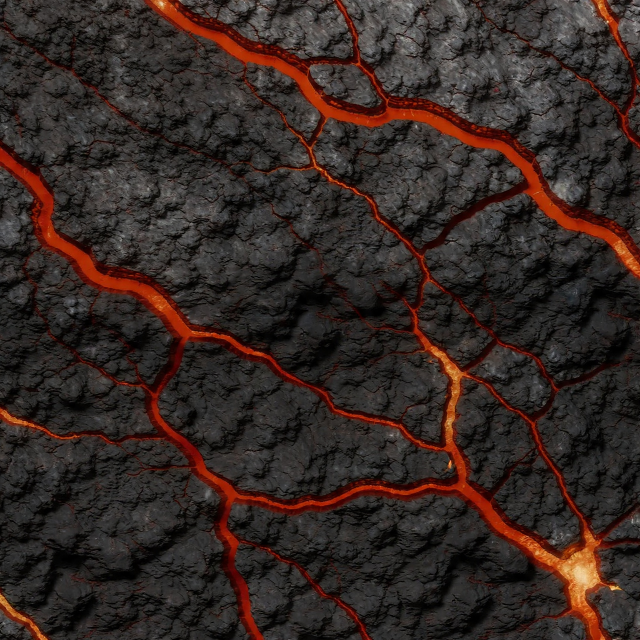
#> input picture Assets/camos/lava_camo_d513f853.jpg, 1280 x 1280 px, given in place of old-lit_close.png, which was not available (shown at 1/2 size)
$ python compose.py ../../../Assets/camos
#> lines starting #> are read from the running program, lines starting #| are printed output that depends on the picture
"""Arrange unmodified engine captures for review, with labels explaining the extra light."""
from pathlib import Path
import sys
from PIL import Image, ImageDraw, ImageFont

ROOT = Path(sys.argv[1]).resolve()
OUT = ROOT / "output/asset-improvement-20261030/riverside-crate"
W, H = 750, 500
sheet = Image.new("RGB", (W * 2, H + 96), (20, 22, 23))
draw = ImageDraw.Draw(sheet)
font = ImageFont.truetype("C:/Windows/Fonts/arialbd.ttf", 27)
small = ImageFont.truetype("C:/Windows/Fonts/arial.ttf", 20)
for k, (variant, title) in enumerate((("old-lit", "ORIGINAL"), ("new-lit", "REWORKED"))):
    shot = Image.open(OUT / (variant + "_close.png")).convert("RGB").resize((W, H), Image.Resampling.LANCZOS)
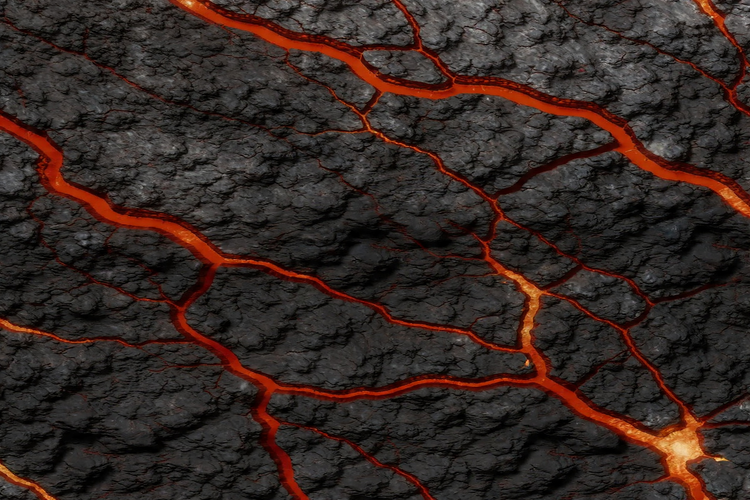
#> shot: PIL image 750x500 RGB; mean R, G, B 52.9, 39.9, 36
    sheet.paste(shot, (k * W, 56))
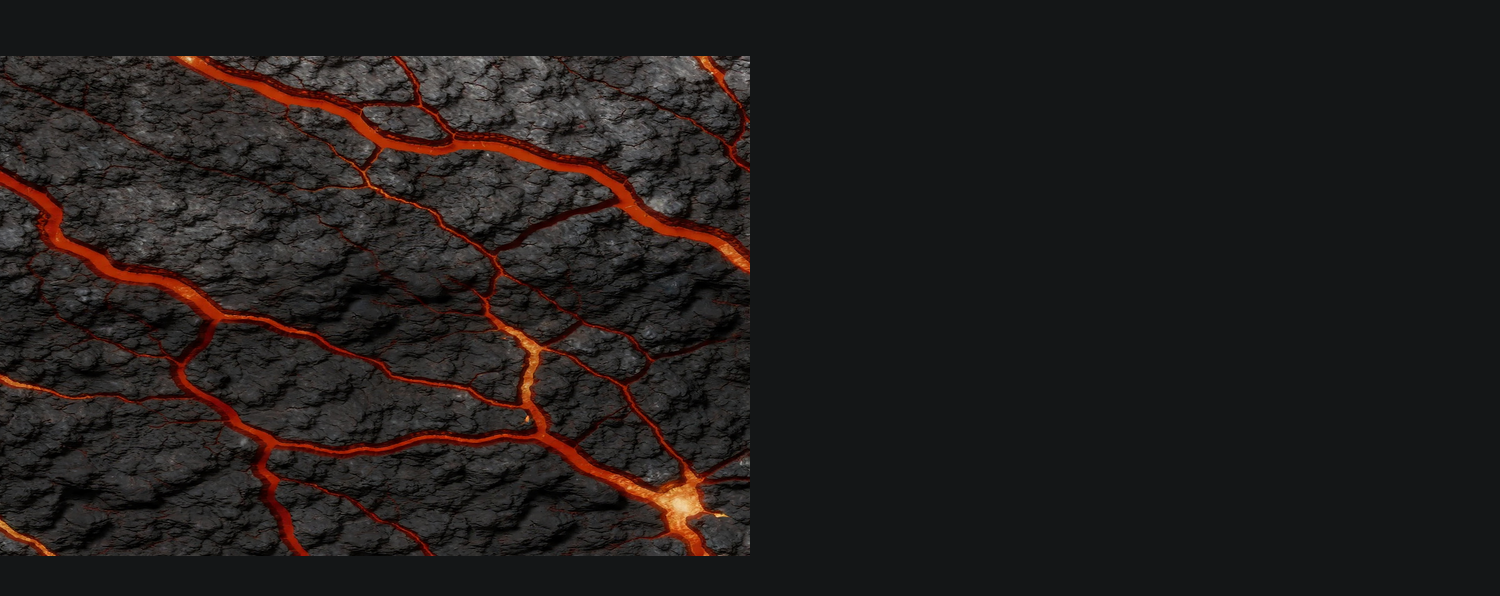
#> sheet: PIL image 1500x596 RGB; mean R, G, B 33.8, 29.5, 28.5
    draw.text((k * W + W // 2, 28), title, font=font, fill=(230, 231, 230), anchor="mm")
#> pass 2 of the loop `for k, (variant, title) in enumerate((("old-lit", "ORIGINAL"), ("new-l..`:
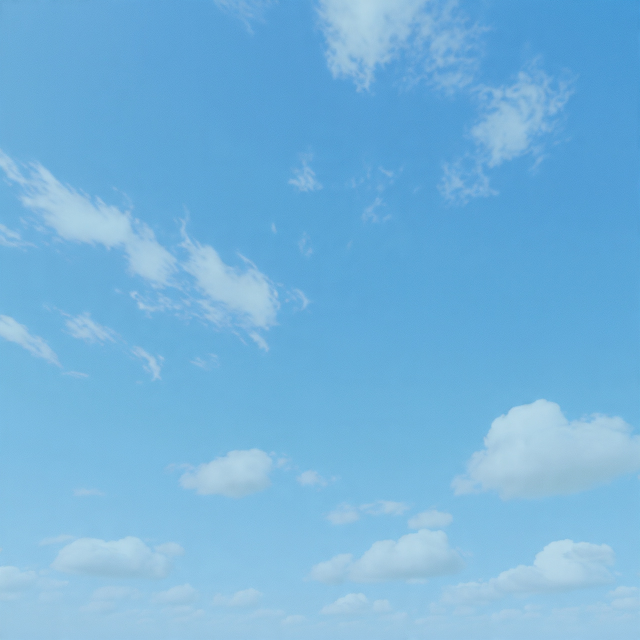
#> input picture Assets/camos/sky_camo_cdade087.jpg, 1280 x 1280 px, given in place of new-lit_close.png, which was not available (shown at 1/2 size)
#> `shot = Image.open(OUT / (variant + "_close.png")).convert("RGB").resiz..`:
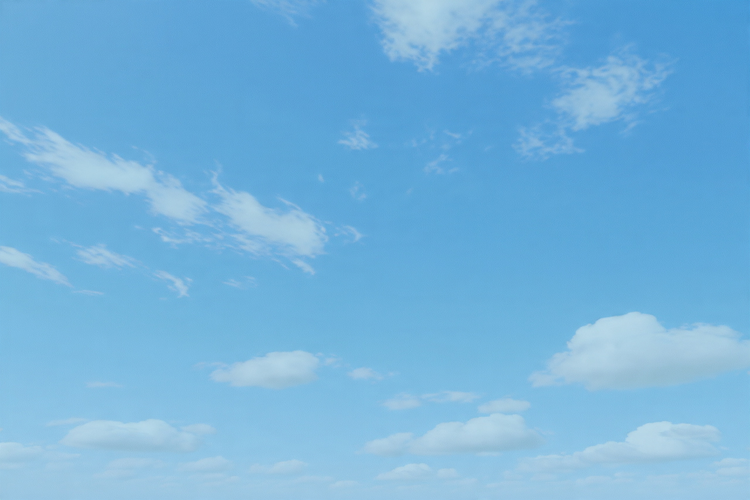
#> shot: PIL image 750x500 RGB; mean R, G, B 117.3, 179.3, 219.9
#> `sheet.paste(shot, (k * W, 56))`:
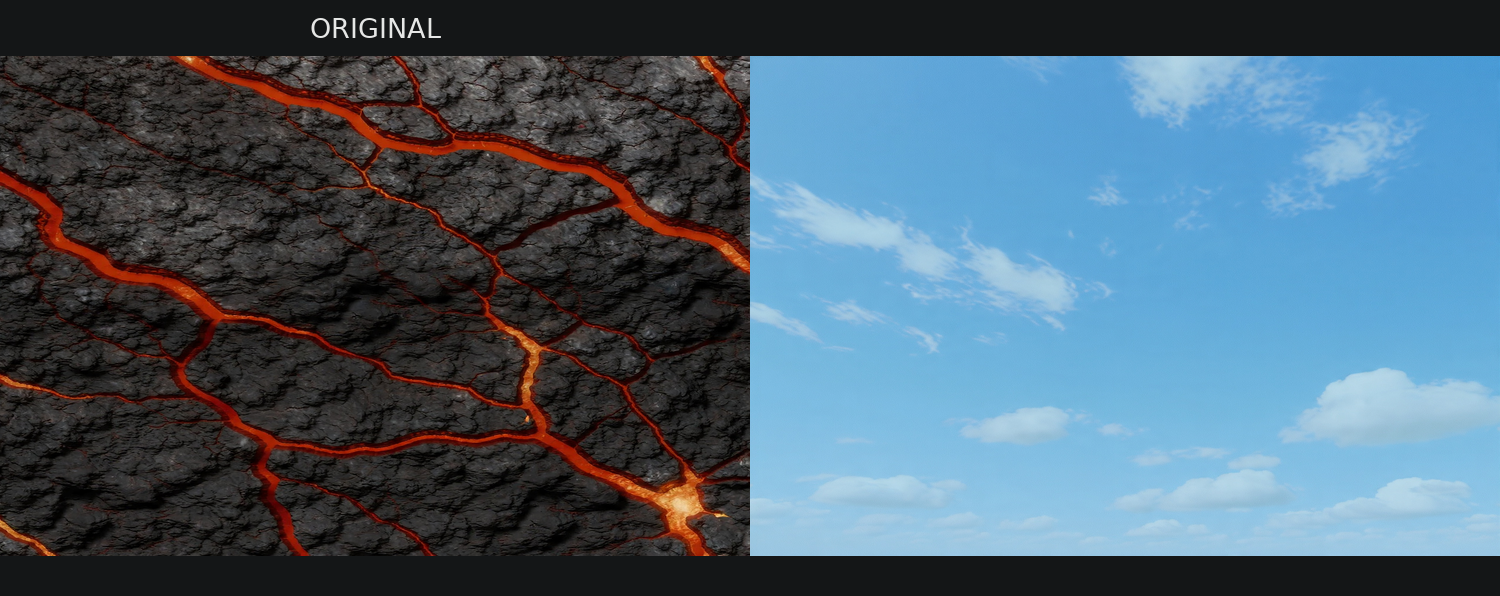
#> sheet: PIL image 1500x596 RGB; mean R, G, B 74.8, 95.7, 111.3
draw.text((W, H + 76), "s&box captures · same map position and camera · temporary inspection light", font=small, fill=(178, 183, 181), anchor="mm")
sheet.save(OUT / "before-after.png")
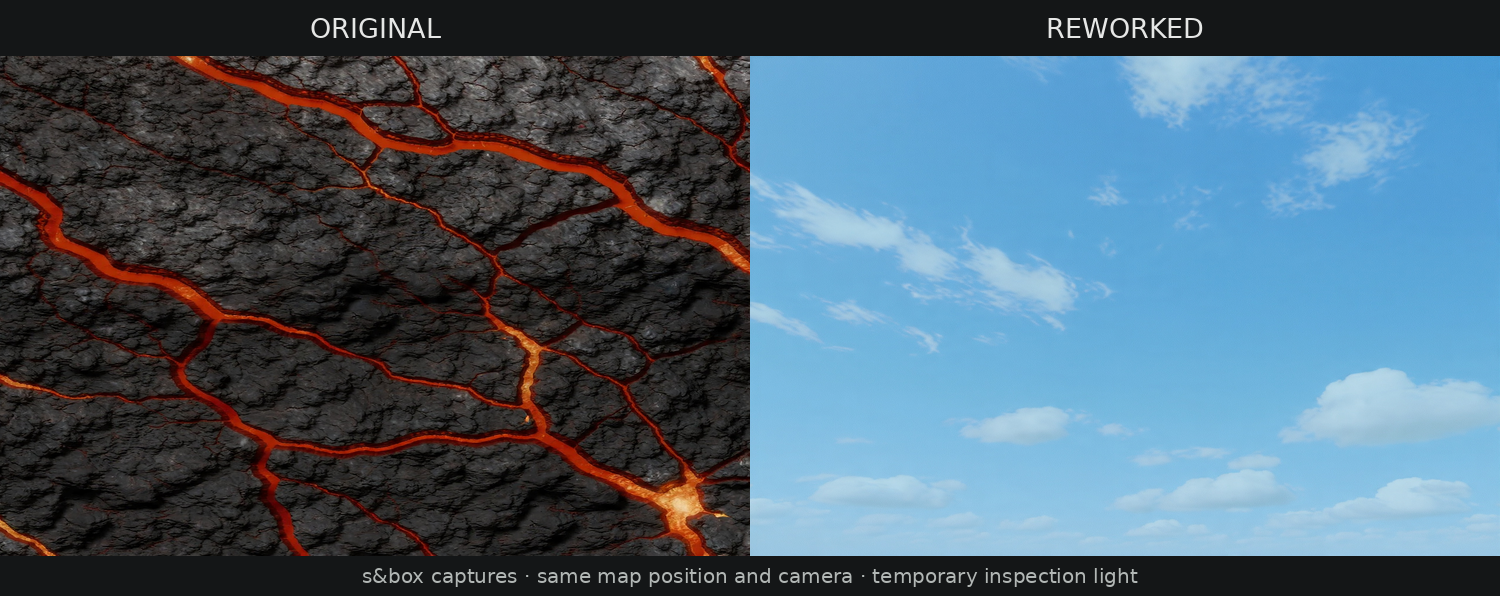
#> saved as before-after.png: PIL image 1500x596 RGB; mean R, G, B 75.6, 96.5, 112.1
print(OUT / "before-after.png")
